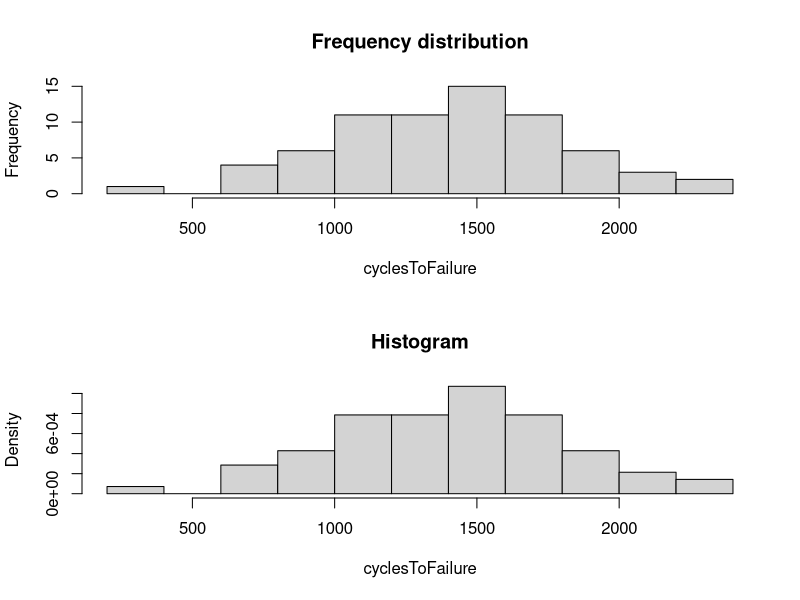

Write R code to recreate this figure.
cyclesToFailure <- c(
						1115, 1310, 1540, 1502, 1258, 1315, 1085, 798,
						1020, 865, 2130, 1421, 1109, 1481, 1567, 1883,
						1203, 1270, 1015, 845, 1674, 1016, 1102, 1605,
						706, 2215, 785, 885, 1223, 375, 2265, 1910,
						1018, 1452, 1890, 2100, 1594, 2023, 1315, 1269,
						1260, 1888, 1782, 1522, 1792, 1000, 1820, 1940,
						1120, 910, 1730, 1102, 1578, 758, 1416, 1560,
						1055, 1764, 1330, 1608, 1535, 1781, 1750, 1501,
						1238, 990, 1468, 1512, 1750, 1642)

par(mfrow = c(2, 1))
hist(cyclesToFailure, breaks = 8, freq = TRUE, main = "Frequency distribution")
hist(cyclesToFailure, breaks = 8, freq = FALSE, main = "Histogram")
